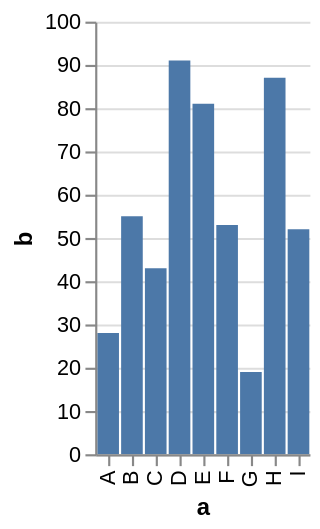

Write a Vega-Lite specification for this figure.
### Vega specification from a JSON file in a GitHub repository (floating-point values rounded to 4 significant figures)
{"$schema": "http://vega.github.io/schema/vega/v3.0.json", "description": "A simple bar chart with embedded data.", "autosize": "pad", "padding": 5, "encode": {"update": {"fill": {"value": "transparent"}}}, "data": [{"name": "source_0", "values": [{"a": "A", "b": 28}, {"a": "B", "b": 55}, {"a": "C", "b": 43}, {"a": "D", "b": 91}, {"a": "E", "b": 81}, {"a": "F", "b": 53}, {"a": "G", "b": 19}, {"a": "H", "b": 87}, {"a": "I", "b": 52}]}, {"name": "data_0", "source": "source_0", "transform": [{"type": "formula", "expr": "toNumber(datum[\"b\"])", "as": "b"}, {"type": "filter", "expr": "datum[\"b\"] !== null && !isNaN(datum[\"b\"])"}]}], "signals": [{"name": "width", "update": "bandspace(domain('x').length, 0.1, 0.05) * 11"}, {"name": "height", "update": "200"}], "marks": [{"name": "marks", "type": "rect", "role": "bar", "from": {"data": "data_0"}, "encode": {"update": {"x": {"scale": "x", "field": "a"}, "width": {"scale": "x", "band": true}, "y": {"scale": "y", "field": "b"}, "y2": {"scale": "y", "value": 0}, "fill": {"value": "#4c78a8"}}}}], "scales": [{"name": "x", "type": "band", "domain": {"data": "data_0", "field": "a", "sort": true}, "range": {"step": 11}, "round": true, "paddingInner": 0.1, "paddingOuter": 0.05}, {"name": "y", "type": "linear", "domain": {"data": "data_0", "field": "b"}, "range": [200, 0], "round": true, "nice": true, "zero": true}], "axes": [{"scale": "x", "orient": "bottom", "tickCount": 5, "title": "a", "zindex": 1, "encode": {"labels": {"update": {"angle": {"value": 270}, "align": {"value": "right"}, "baseline": {"value": "middle"}}}}}, {"scale": "y", "format": "s", "orient": "left", "title": "b", "zindex": 1}, {"scale": "y", "domain": false, "format": "s", "grid": true, "labels": false, "orient": "left", "ticks": false, "zindex": 0, "gridScale": "x"}]}
